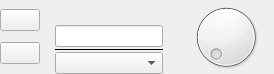
<?xml version="1.0" encoding="UTF-8"?>
<ui version="4.0">
 <class>SpinBoxA</class>
 <widget class="QWidget" name="SpinBoxA">
  <property name="geometry">
   <rect>
    <x>0</x>
    <y>0</y>
    <width>274</width>
    <height>74</height>
   </rect>
  </property>
  <property name="sizePolicy">
   <sizepolicy hsizetype="Preferred" vsizetype="Maximum">
    <horstretch>0</horstretch>
    <verstretch>0</verstretch>
   </sizepolicy>
  </property>
  <property name="windowTitle">
   <string>Form</string>
  </property>
  <layout class="QHBoxLayout" name="horizontalLayout">
   <property name="spacing">
    <number>15</number>
   </property>
   <property name="leftMargin">
    <number>0</number>
   </property>
   <property name="topMargin">
    <number>0</number>
   </property>
   <property name="rightMargin">
    <number>0</number>
   </property>
   <property name="bottomMargin">
    <number>0</number>
   </property>
   <item>
    <layout class="QVBoxLayout" name="verticalLayout">
     <property name="spacing">
      <number>2</number>
     </property>
     <item>
      <widget class="QPushButton" name="SBA_UpButton">
       <property name="sizePolicy">
        <sizepolicy hsizetype="Fixed" vsizetype="Fixed">
         <horstretch>0</horstretch>
         <verstretch>0</verstretch>
        </sizepolicy>
       </property>
       <property name="text">
        <string/>
       </property>
       <property name="autoRepeat">
        <bool>true</bool>
       </property>
       <property name="autoRepeatInterval">
        <number>20</number>
       </property>
      </widget>
     </item>
     <item>
      <widget class="QPushButton" name="SBA_DownButton">
       <property name="sizePolicy">
        <sizepolicy hsizetype="Fixed" vsizetype="Fixed">
         <horstretch>0</horstretch>
         <verstretch>0</verstretch>
        </sizepolicy>
       </property>
       <property name="text">
        <string/>
       </property>
       <property name="autoRepeat">
        <bool>true</bool>
       </property>
       <property name="autoRepeatInterval">
        <number>20</number>
       </property>
      </widget>
     </item>
    </layout>
   </item>
   <item>
    <layout class="QVBoxLayout" name="verticalLayout_2">
     <property name="spacing">
      <number>0</number>
     </property>
     <item>
      <widget class="QLabel" name="SBA_Label">
       <property name="text">
        <string/>
       </property>
      </widget>
     </item>
     <item>
      <widget class="QLineEdit" name="SBA_LineEdit">
       <property name="sizePolicy">
        <sizepolicy hsizetype="Minimum" vsizetype="Fixed">
         <horstretch>0</horstretch>
         <verstretch>0</verstretch>
        </sizepolicy>
       </property>
      </widget>
     </item>
     <item>
      <widget class="QFrame" name="SBA_Line">
       <property name="minimumSize">
        <size>
         <width>0</width>
         <height>5</height>
        </size>
       </property>
       <property name="maximumSize">
        <size>
         <width>16777215</width>
         <height>5</height>
        </size>
       </property>
       <property name="frameShape">
        <enum>QFrame::HLine</enum>
       </property>
       <property name="frameShadow">
        <enum>QFrame::Plain</enum>
       </property>
      </widget>
     </item>
     <item>
      <widget class="QComboBox" name="SBA_Combobox"/>
     </item>
    </layout>
   </item>
   <item>
    <widget class="adiscope::CompletionCircle" name="SBA_CompletionCircle"/>
   </item>
  </layout>
 </widget>
 <customwidgets>
  <customwidget>
   <class>adiscope::CompletionCircle</class>
   <extends>QDial</extends>
   <header>completion_circle.h</header>
  </customwidget>
 </customwidgets>
 <resources/>
 <connections/>
</ui>
